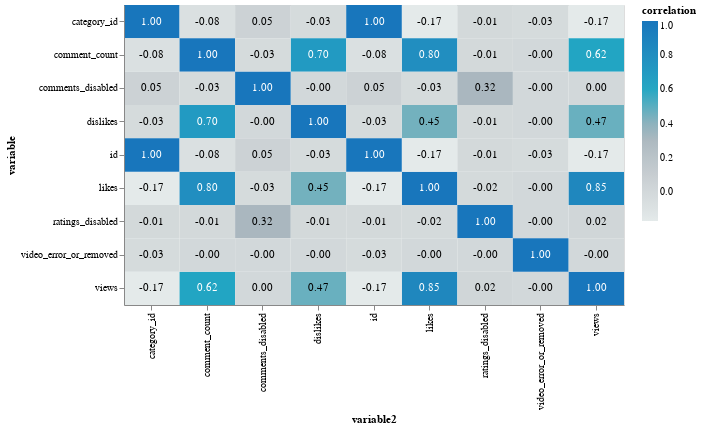

Notebook code cell kept with this figure:
### Code cell
base = alt.Chart(cor_data).encode(
    x='variable2:O',
    y='variable:O',
)

text = base.mark_text().encode(
    text='correlation',
    color=alt.condition(
        alt.datum.correlation > 0.5, 
        alt.value('white'),
        alt.value('black')
    )
)

cor_plot = base.mark_rect().encode(
    color=alt.Color('correlation:Q', scale=alt.Scale(scheme='lightgreyteal'))
).properties(
    width=500,
    height=300
)

cor_plot + text

### Figure 1 — Vega-Lite specification as saved in the notebook (floating-point values rounded to 4 significant figures)
{"config": {"view": {"continuousWidth": 400, "continuousHeight": 300}}, "layer": [{"mark": "rect", "encoding": {"color": {"type": "quantitative", "field": "correlation", "scale": {"scheme": "lightgreyteal"}}, "x": {"type": "ordinal", "field": "variable2"}, "y": {"type": "ordinal", "field": "variable"}}, "height": 300, "width": 500}, {"mark": "text", "encoding": {"color": {"condition": {"value": "white", "test": "(datum.correlation > 0.5)"}, "value": "black"}, "text": {"type": "nominal", "field": "correlation"}, "x": {"type": "ordinal", "field": "variable2"}, "y": {"type": "ordinal", "field": "variable"}}}], "data": {"name": "data-1e837e1c46f45e6d467e129aefa62a19"}, "$schema": "https://vega.github.io/schema/vega-lite/v4.8.1.json", "datasets": {"data-1e837e1c46f45e6d467e129aefa62a19": [{"variable": "category_id", "variable2": "category_id", "correlation": "1.00"}, {"variable": "category_id", "variable2": "views", "correlation": "-0.17"}, {"variable": "category_id", "variable2": "likes", "correlation": "-0.17"}, {"variable": "category_id", "variable2": "dislikes", "correlation": "-0.03"}, {"variable": "category_id", "variable2": "comment_count", "correlation": "-0.08"}, {"variable": "category_id", "variable2": "comments_disabled", "correlation": "0.05"}, {"variable": "category_id", "variable2": "ratings_disabled", "correlation": "-0.01"}, {"variable": "category_id", "variable2": "video_error_or_removed", "correlation": "-0.03"}, {"variable": "category_id", "variable2": "id", "correlation": "1.00"}, {"variable": "views", "variable2": "category_id", "correlation": "-0.17"}, {"variable": "views", "variable2": "views", "correlation": "1.00"}, {"variable": "views", "variable2": "likes", "correlation": "0.85"}, {"variable": "views", "variable2": "dislikes", "correlation": "0.47"}, {"variable": "views", "variable2": "comment_count", "correlation": "0.62"}, {"variable": "views", "variable2": "comments_disabled", "correlation": "0.00"}, {"variable": "views", "variable2": "ratings_disabled", "correlation": "0.02"}, {"variable": "views", "variable2": "video_error_or_removed", "correlation": "-0.00"}, {"variable": "views", "variable2": "id", "correlation": "-0.17"}, {"variable": "likes", "variable2": "category_id", "correlation": "-0.17"}, {"variable": "likes", "variable2": "views", "correlation": "0.85"}, {"variable": "likes", "variable2": "likes", "correlation": "1.00"}, {"variable": "likes", "variable2": "dislikes", "correlation": "0.45"}, {"variable": "likes", "variable2": "comment_count", "correlation": "0.80"}, {"variable": "likes", "variable2": "comments_disabled", "correlation": "-0.03"}, {"variable": "likes", "variable2": "ratings_disabled", "correlation": "-0.02"}, {"variable": "likes", "variable2": "video_error_or_removed", "correlation": "-0.00"}, {"variable": "likes", "variable2": "id", "correlation": "-0.17"}, {"variable": "dislikes", "variable2": "category_id", "correlation": "-0.03"}, {"variable": "dislikes", "variable2": "views", "correlation": "0.47"}, {"variable": "dislikes", "variable2": "likes", "correlation": "0.45"}, {"variable": "dislikes", "variable2": "dislikes", "correlation": "1.00"}, {"variable": "dislikes", "variable2": "comment_count", "correlation": "0.70"}, {"variable": "dislikes", "variable2": "comments_disabled", "correlation": "-0.00"}, {"variable": "dislikes", "variable2": "ratings_disabled", "correlation": "-0.01"}, {"variable": "dislikes", "variable2": "video_error_or_removed", "correlation": "-0.00"}, {"variable": "dislikes", "variable2": "id", "correlation": "-0.03"}, {"variable": "comment_count", "variable2": "category_id", "correlation": "-0.08"}, {"variable": "comment_count", "variable2": "views", "correlation": "0.62"}, {"variable": "comment_count", "variable2": "likes", "correlation": "0.80"}, {"variable": "comment_count", "variable2": "dislikes", "correlation": "0.70"}, {"variable": "comment_count", "variable2": "comment_count", "correlation": "1.00"}, {"variable": "comment_count", "variable2": "comments_disabled", "correlation": "-0.03"}, {"variable": "comment_count", "variable2": "ratings_disabled", "correlation": "-0.01"}, {"variable": "comment_count", "variable2": "video_error_or_removed", "correlation": "-0.00"}, {"variable": "comment_count", "variable2": "id", "correlation": "-0.08"}, {"variable": "comments_disabled", "variable2": "category_id", "correlation": "0.05"}, {"variable": "comments_disabled", "variable2": "views", "correlation": "0.00"}, {"variable": "comments_disabled", "variable2": "likes", "correlation": "-0.03"}, {"variable": "comments_disabled", "variable2": "dislikes", "correlation": "-0.00"}, {"variable": "comments_disabled", "variable2": "comment_count", "correlation": "-0.03"}, {"variable": "comments_disabled", "variable2": "comments_disabled", "correlation": "1.00"}, {"variable": "comments_disabled", "variable2": "ratings_disabled", "correlation": "0.32"}, {"variable": "comments_disabled", "variable2": "video_error_or_removed", "correlation": "-0.00"}, {"variable": "comments_disabled", "variable2": "id", "correlation": "0.05"}, {"variable": "ratings_disabled", "variable2": "category_id", "correlation": "-0.01"}, {"variable": "ratings_disabled", "variable2": "views", "correlation": "0.02"}, {"variable": "ratings_disabled", "variable2": "likes", "correlation": "-0.02"}, {"variable": "ratings_disabled", "variable2": "dislikes", "correlation": "-0.01"}, {"variable": "ratings_disabled", "variable2": "comment_count", "correlation": "-0.01"}, {"variable": "ratings_disabled", "variable2": "comments_disabled", "correlation": "0.32"}, {"variable": "ratings_disabled", "variable2": "ratings_disabled", "correlation": "1.00"}, {"variable": "ratings_disabled", "variable2": "video_error_or_removed", "correlation": "-0.00"}, {"variable": "ratings_disabled", "variable2": "id", "correlation": "-0.01"}, {"variable": "video_error_or_removed", "variable2": "category_id", "correlation": "-0.03"}, {"variable": "video_error_or_removed", "variable2": "views", "correlation": "-0.00"}, {"variable": "video_error_or_removed", "variable2": "likes", "correlation": "-0.00"}, {"variable": "video_error_or_removed", "variable2": "dislikes", "correlation": "-0.00"}, {"variable": "video_error_or_removed", "variable2": "comment_count", "correlation": "-0.00"}, {"variable": "video_error_or_removed", "variable2": "comments_disabled", "correlation": "-0.00"}, {"variable": "video_error_or_removed", "variable2": "ratings_disabled", "correlation": "-0.00"}, {"variable": "video_error_or_removed", "variable2": "video_error_or_removed", "correlation": "1.00"}, {"variable": "video_error_or_removed", "variable2": "id", "correlation": "-0.03"}, {"variable": "id", "variable2": "category_id", "correlation": "1.00"}, {"variable": "id", "variable2": "views", "correlation": "-0.17"}, {"variable": "id", "variable2": "likes", "correlation": "-0.17"}, {"variable": "id", "variable2": "dislikes", "correlation": "-0.03"}, {"variable": "id", "variable2": "comment_count", "correlation": "-0.08"}, {"variable": "id", "variable2": "comments_disabled", "correlation": "0.05"}, {"variable": "id", "variable2": "ratings_disabled", "correlation": "-0.01"}, {"variable": "id", "variable2": "video_error_or_removed", "correlation": "-0.03"}, {"variable": "id", "variable2": "id", "correlation": "1.00"}]}}
